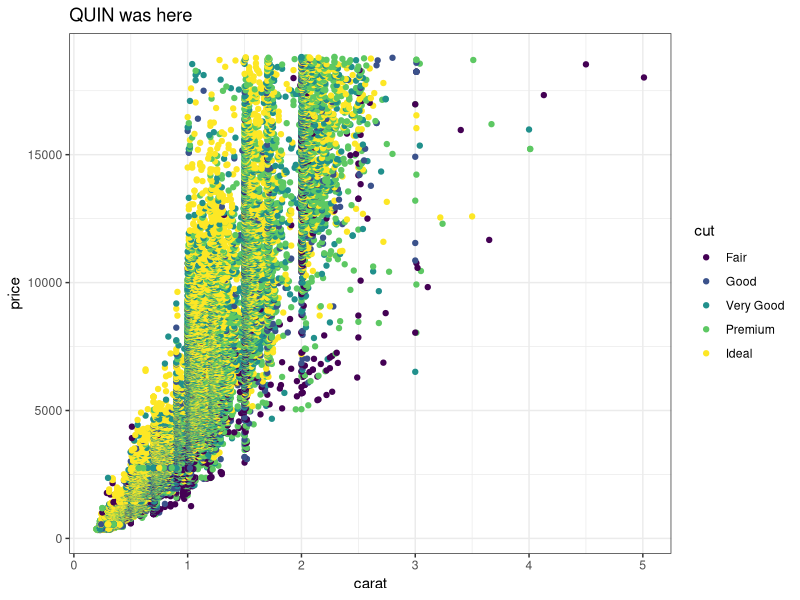
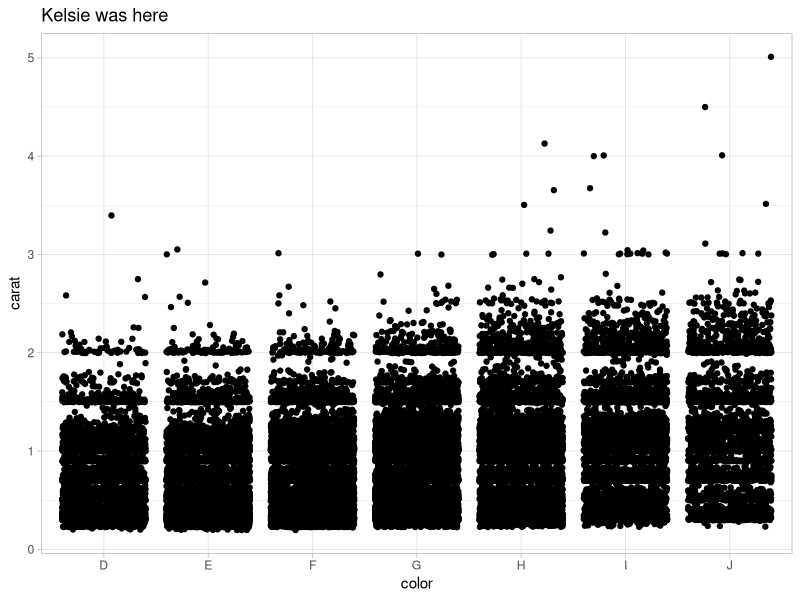
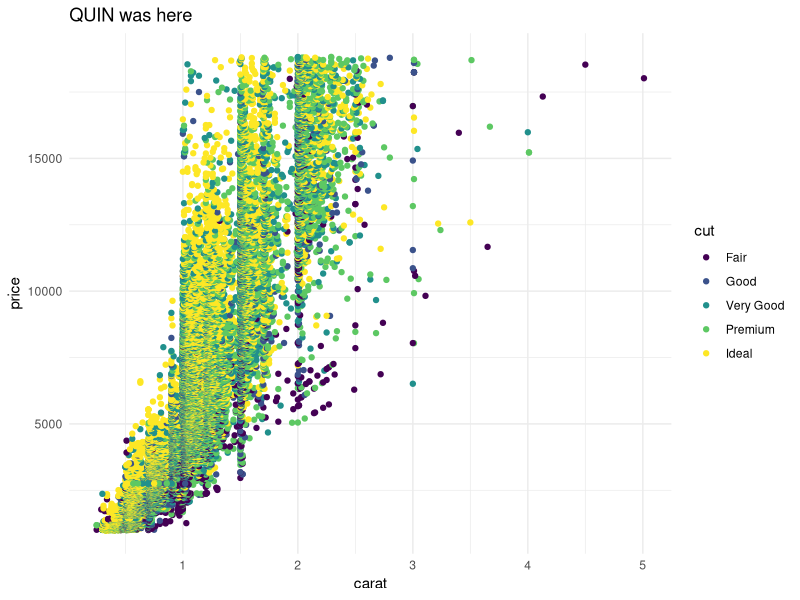
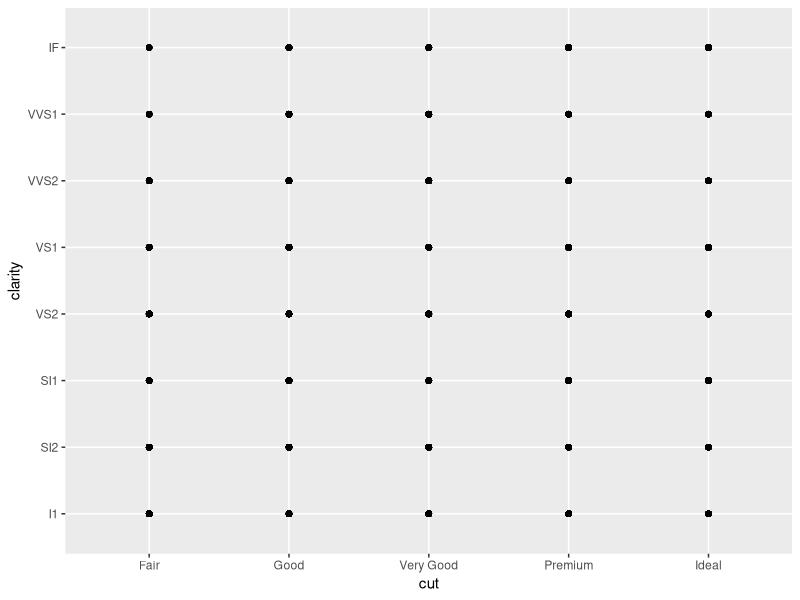

Recreate these plots in R, in order.
## ---- chunk 1
knitr::opts_chunk$set(echo = TRUE)
library(tidyverse)
## ---- chunk 2
# Partner 1: 
# Run the code below to see the original graph
# Change the code below to make the point color change based on 'cut', and update the theme to theme_bw(). Update the title to include your first name. 

ggplot(data = diamonds, aes(x = carat, y = price, color = cut)) +
  geom_point() +
  theme_void() +
  labs(title = "QUIN was here") +
  theme_bw()
## ---- chunk 3
# Partner 2: 
# Run the code below to see the original graph
# Change the code below to make the geom a geom_jitter, and update the theme to theme_light. Update the title to include your first name. 

ggplot(data = diamonds, aes(x = color, y = carat)) +
  geom_jitter() +
  theme_light() +
  labs(title = "Kelsie was here")
## ---- chunk 4

poop <- c(1, 4, 9, 11, 18, 27, 49, 63)
poop
# Coding is difficult but kinda fun?
#fuck maybe it did not pull lol
hi_price <- diamonds %>% 
  filter(price > 1000)

ggplot(data = hi_price, aes(x = carat, y = price, color = cut)) +
  geom_point() +
  theme_void() +
  labs(title = "QUIN was here") +
  theme_minimal()

## ---- chunk 5

poop_plus <- poop + 3
poop_plus

ggplot(data = diamonds, aes(x = cut, y = clarity)) +
  geom_point()
diamonds
